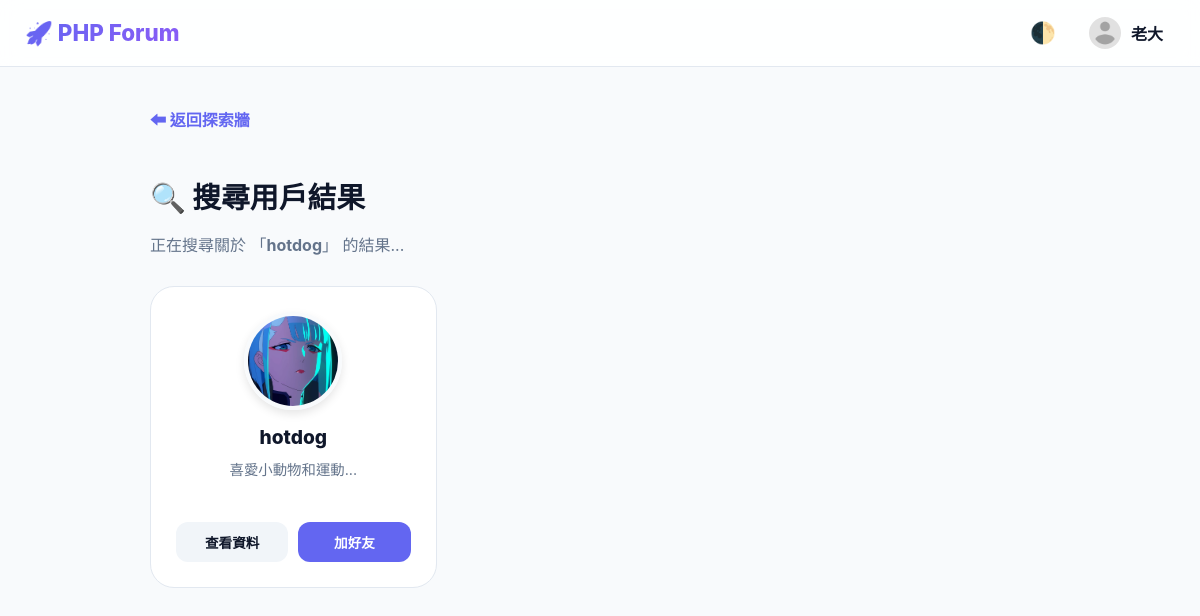
The app's page /search_users.php?u_search=hotdog (signed in) with its own data.
### tables this page shows
CREATE TABLE `users` (
  `id` int(11) NOT NULL,
  `username` varchar(50) NOT NULL,
  `password` varchar(255) NOT NULL,
  `role` tinyint(1) NOT NULL DEFAULT 0,
  `email` varchar(100) NOT NULL,
  `created_at` datetime NOT NULL DEFAULT current_timestamp(),
  `bio` text DEFAULT NULL,
  `age` int(11) DEFAULT NULL,
  `gender` varchar(50) DEFAULT NULL,
  `interests` varchar(255) DEFAULT NULL,
  `location` varchar(255) DEFAULT NULL,
  `profile_img` varchar(255) DEFAULT 'default_avatar.png',
  `last_announcement_view` datetime DEFAULT '1970-01-01 00:00:00',
  `banner_img` varchar(255) DEFAULT NULL,
  `reset_token` varchar(255) DEFAULT NULL,
  `reset_expiry` datetime DEFAULT NULL
);

### search_users.php (the view, shortened to what this page needs)
<?php
require_once "includes/dbh.inc.php";
$u_search = isset($_GET['u_search']) ? trim($_GET['u_search']) : '';
$current_user_id = isset($_SESSION['user_id']) ? $_SESSION['user_id'] : null;
$users_results = [];
try {
    if ($u_search !== '') {
        $sql = "SELECT id, username, profile_img, bio FROM users WHERE username LIKE :search AND id != :my_id LIMIT 50";
        $stmt = $pdo->prepare($sql);
        $stmt->bindValue(':search', '%' . $u_search . '%');
        $stmt->bindValue(':my_id', $current_user_id);
        $stmt->execute();
        $users_results = $stmt->fetchAll();
    }
} catch (PDOException $e) {
    die("搜尋失敗: " . $e->getMessage());
}
?>
<!DOCTYPE html>
<html lang="zh-TW">
<head>
</head>
<body data-theme="light">
<header>
    <div class="nav-container">
        <a href="index.php" class="logo" style="text-decoration:none"><h1>🚀 PHP Forum</h1></a>
        <div style="display:flex; align-items:center; gap:15px;">
            <button id="themeBtn" style="background:none; border:none; cursor:pointer; font-size:1.3rem;">🌓</button>
            <?php if (isset($_SESSION["user_id"])): ?>
                <div class="user-trigger">
                    <img src="<?= !empty($_SESSION['profile_img']) ? "uploads/users_profile_img/".$_SESSION['profile_img'] : "uploads/default_avatar.png" ?>" style="width:32px; height:32px; border-radius:50%; object-fit:cover;">
                    <span style="font-weight:700;"><?= htmlspecialchars($_SESSION["username"]) ?></span>
                </div>
            <?php endif; ?>
        </div>
    </div>
</header>
<main class="main-content">
    <a href="index.php" class="back-link">⬅ 返回探索牆</a>
    <div class="search-header">
        <h2>🔍 搜尋用戶結果</h2>
        <p style="color: var(--text-muted);">正在搜尋關於 「<strong><?= htmlspecialchars($u_search) ?></strong>」 的結果...</p>
    </div>
    <?php if (count($users_results) > 0): ?>
        <div class="user-grid">
            <?php foreach ($users_results as $user): ?>
                <div class="user-card">
                    <img src="<?= !empty($user['profile_img']) ? "uploads/users_profile_img/".$user['profile_img'] : "uploads/default_avatar.png" ?>" class="user-avatar">
                    <div class="user-info">
                        <h3><?= htmlspecialchars($user['username']) ?></h3>
                        <p><?= !empty($user['bio']) ? htmlspecialchars(mb_substr($user['bio'], 0, 45)) . '...' : '這傢伙很懶，什麼都沒寫。' ?></p>
                    </div>
                    <div class="action-btns">
                        <a href="profile.php?id=<?= $user['id'] ?>" class="btn btn-secondary">查看資料</a>
                        <?php if (isset($_SESSION['user_id'])): ?>
                            <a href="add_friend.php?id=<?= $user['id'] ?>" class="btn btn-primary">加好友</a>
                        <?php endif; ?>
                    </div>
                </div>
            <?php endforeach; ?>
        </div>
    <?php endif; ?>
</main>
</body>
</html>

### search_users.php (style rules this page uses)
:root { --bg-color: #f8fafc; --card-bg: #ffffff; --text-color: #0f172a; --text-muted: #64748b; --nav-bg: rgba(255, 255, 255, 0.85); --accent-color: #6366f1; --accent-soft: rgba(99, 102, 241, 0.1); --header-gradient: linear-gradient(135deg, #6366f1 0%, #8b5cf6 100%); --border-color: #e2e8f0; --sidebar-item-hover: #f1f5f9; --admin-color: #f59e0b; }
body { font-family: 'Inter', system-ui, sans-serif; background-color: var(--bg-color); margin: 0; color: var(--text-color); transition: background-color 0.3s, color 0.3s; }
header { background: var(--nav-bg); backdrop-filter: blur(10px); border-bottom: 1px solid var(--border-color); position: sticky; top: 0; z-index: 1000; padding: 12px 0; }
.nav-container { max-width: 1200px; margin: 0 auto; padding: 0 25px; display: flex; justify-content: space-between; align-items: center; }
.logo h1 { margin: 0; font-size: 1.4rem; font-weight: 800; background: var(--header-gradient); -webkit-background-clip: text; -webkit-text-fill-color: transparent; }
.main-content { max-width: 900px; margin: 40px auto; padding: 0 20px; }
.search-header { margin-bottom: 30px; }
.search-header h2 { font-size: 1.8rem; font-weight: 800; margin-bottom: 10px; }
.user-grid { display: grid; grid-template-columns: repeat(auto-fill, minmax(280px, 1fr)); gap: 20px; }
.user-card { background: var(--card-bg); border-radius: 24px; padding: 25px; border: 1px solid var(--border-color); display: flex; flex-direction: column; align-items: center; text-align: center; transition: 0.3s; }
.user-avatar { width: 90px; height: 90px; border-radius: 50%; object-fit: cover; margin-bottom: 15px; border: 4px solid var(--bg-color); box-shadow: 0 4px 10px rgba(0,0,0,0.1); }
.user-info h3 { margin: 0; font-size: 1.2rem; font-weight: 800; }
.user-info p { color: var(--text-muted); font-size: 0.9rem; margin: 10px 0 20px 0; line-height: 1.5; height: 3em; overflow: hidden; }
.action-btns { display: flex; gap: 10px; width: 100%; }
.btn { flex: 1; padding: 10px; border-radius: 12px; font-weight: 700; font-size: 0.85rem; text-decoration: none; text-align: center; cursor: pointer; transition: 0.2s; border: none; }
.btn-primary { background: var(--accent-color); color: white; }
.btn-secondary { background: var(--sidebar-item-hover); color: var(--text-color); }
.back-link { display: inline-flex; align-items: center; gap: 8px; color: var(--accent-color); text-decoration: none; font-weight: 700; margin-bottom: 20px; }
.user-trigger { display: flex; align-items: center; gap: 10px; cursor: pointer; padding: 5px 12px; border-radius: 50px; }

### records on screen
users: profile_img (picture), username "hotdog", bio "喜愛小動物和運動"

### other values on screen
$_SESSION["username"] "老大"
$u_search "hotdog"
